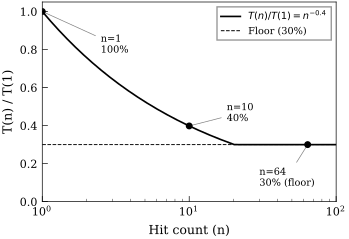

Generate this figure with Python:
#!/usr/bin/env python3
"""Generate Figure 2: Power Law of Practice curve for muscle memory system.

Plots T(n)/T(1) = n^(-0.4) floored at 0.3, showing how repeated interactions
with the same UI element reduce movement time following the Power Law of Practice.
"""

import numpy as np
import matplotlib
matplotlib.use("Agg")
import matplotlib.pyplot as plt

# IEEE-quality settings
plt.rcParams.update({
    "font.family": "serif",
    "font.serif": ["Times New Roman", "Times", "DejaVu Serif"],
    "font.size": 8,
    "axes.labelsize": 9,
    "xtick.labelsize": 8,
    "ytick.labelsize": 8,
    "legend.fontsize": 7,
    "figure.dpi": 300,
    "savefig.dpi": 300,
    "text.usetex": False,
    "axes.linewidth": 0.5,
    "xtick.major.width": 0.5,
    "ytick.major.width": 0.5,
    "xtick.direction": "in",
    "ytick.direction": "in",
    "axes.grid": False,
})

ALPHA = 0.4
FLOOR = 0.3

fig, ax = plt.subplots(figsize=(3.5, 2.4))

# Power law curve
n = np.logspace(0, 2, 500)  # 1 to 100
ratio = np.maximum(n ** (-ALPHA), FLOOR)

ax.plot(n, ratio, color="black", linewidth=1.2, label=r"$T(n)/T(1) = n^{-0.4}$")

# Floor line
ax.axhline(y=FLOOR, color="black", linestyle="--", linewidth=0.7, label=f"Floor ({int(FLOOR * 100)}%)")

# Key points
key_points = [
    (1, 1.0, "n=1\n100%"),
    (10, 10 ** (-ALPHA), f"n=10\n{10 ** (-ALPHA):.0%}"),
    (64, FLOOR, f"n=64\n{FLOOR:.0%} (floor)"),
]

for n_val, t_val, label in key_points:
    actual_val = max(n_val ** (-ALPHA), FLOOR)
    ax.plot(n_val, actual_val, "o", color="black", markersize=4, zorder=5)
    # Position annotations to avoid overlap
    if n_val == 1:
        ax.annotate(label, xy=(n_val, actual_val), xytext=(2.5, 0.88),
                     fontsize=7, ha="left", va="top",
                     arrowprops=dict(arrowstyle="-", linewidth=0.5, color="gray"))
    elif n_val == 10:
        ax.annotate(label, xy=(n_val, actual_val), xytext=(18, 0.52),
                     fontsize=7, ha="left", va="top",
                     arrowprops=dict(arrowstyle="-", linewidth=0.5, color="gray"))
    elif n_val == 64:
        ax.annotate(label, xy=(n_val, actual_val), xytext=(30, 0.18),
                     fontsize=7, ha="left", va="top",
                     arrowprops=dict(arrowstyle="-", linewidth=0.5, color="gray"))

ax.set_xscale("log")
ax.set_xlim(1, 100)
ax.set_ylim(0, 1.05)
ax.set_xlabel("Hit count (n)")
ax.set_ylabel("T(n) / T(1)")
ax.legend(loc="upper right", frameon=True, edgecolor="gray", fancybox=False)

# Minor ticks
ax.tick_params(which="minor", direction="in", width=0.3, length=2)
ax.tick_params(which="major", direction="in", width=0.5, length=4)

fig.tight_layout(pad=0.3)
fig.savefig("fig2_power_law.pdf", bbox_inches="tight", pad_inches=0.02)
print("Saved fig2_power_law.pdf")
